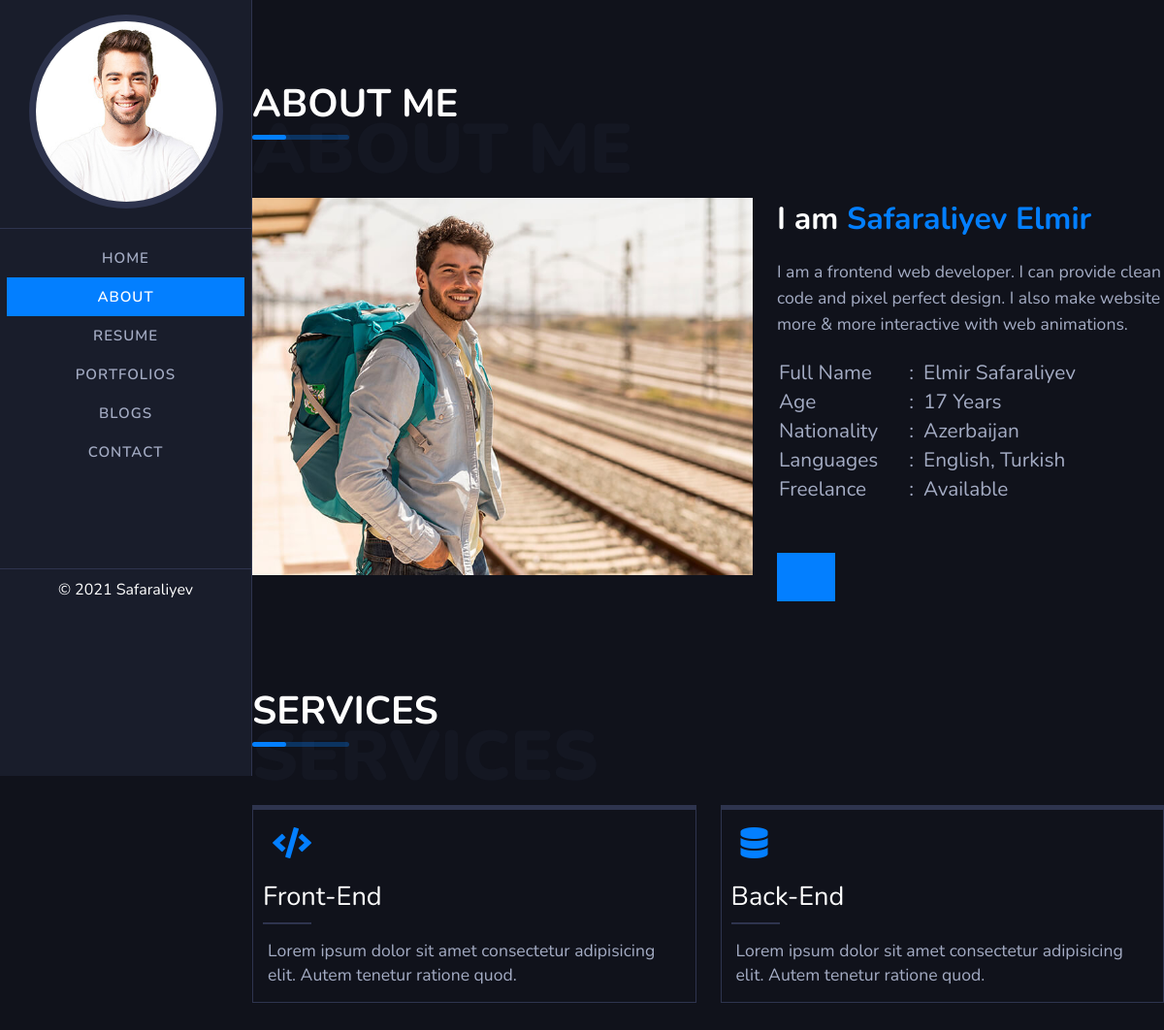
Page /about/ on the earlier database version.
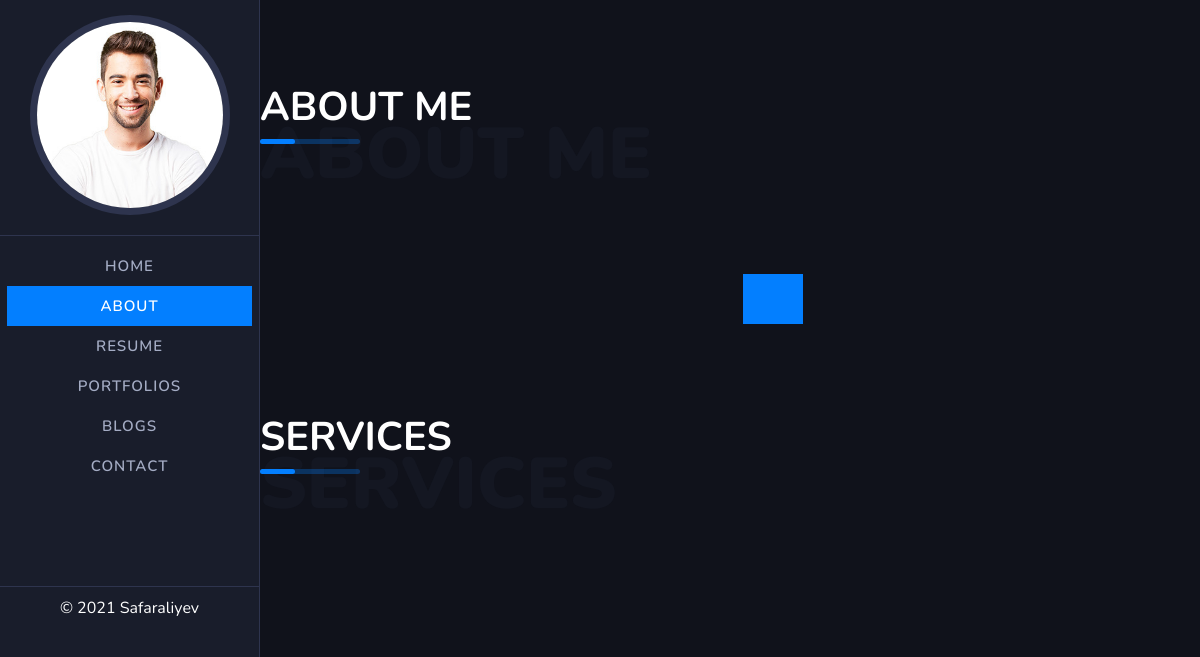
Same page on the later database version.
### aboutme/models.py (models this page shows, shortened)
class Image(models.Model):
    img = ImageField(upload_to='images')

class Main_Info(models.Model):
    name = CharField(max_length=30)
    information = CharField(max_length=300)

class Other_Info(models.Model):
    title = CharField(max_length=30)
    info = CharField(max_length=30)

class Services(models.Model):
    icon = CharField(max_length=50)
    title = CharField(max_length=50)
    subtitle = CharField(max_length=300)

### aboutme/views.py (the view)
# urls.py: path('about/',aboutme, name='about'),
def aboutme(request):
    other_infos = Other_Info.objects.all()
    main_infos = Main_Info.objects.all()
    services = Services.objects.all()
    images = Image.objects.all()
    cv = Cv.objects.all()
    context = {
        'other_infos': other_infos,
        'main_infos': main_infos,
        'about_page':'active',
        'services': services,
        'images': images,
        'cv':cv,
    }
    return render(request, 'aboutme.html', context)

### templates/aboutme.html (shortened to what this page needs)
{% extends 'layout.html' %}
{% block links %}
{% load static %}
<link rel="stylesheet" href="{% static 'css/about.css' %}">
{% endblock links %}
{% block content %}
<main>
    <div class="content">
        <section id="aboutme">
            <div class="container">
                <div class="aboutme">
                    <div class="title">
                        <h1>ABOUT ME</h1>
                        <span>ABOUT ME</span>
                    </div>
                    <div class="content-aboumtme">
                        <div class="img">
                            {% for image in images %}
                            <img src="{{image.img.url}}" alt="">
                            {% endfor %}
                        </div>
                        <div class="info">
                            {% for main_info in main_infos  %}
                            <h1>I am <span>{{main_info.name}}</span></h1>
                            <p>{{main_info.information}}</p>
                            {% endfor %}
                            <table>
                                <tbody>
                                    {% for other_info in other_infos  %}
                                    <tr>
                                        <td>{{other_info.title}}</td>
                                        <td class="info-2">{{other_info.info}}</td>
                                    </tr>
                                    {% endfor %}
                                </tbody>
                            </table>
                            <button>
                            </button>
                        </div>
                    </div>
                </div>
                <div class="services">
                    <div class="title">
                        <h1>SERVICES</h1>
                        <span>SERVICES</span>
                    </div>
                    <div class="content-services">
                        {% for service in services %}
                        <div class="service-box">
                            <div class="icon">
                                <i class="{{service.icon}}"></i>
                            </div>
                            <div class="title-service">{{service.title}}</div>
                            <p>{{service.subtitle}}</p>
                        </div>
                        {% endfor %}
                    </div>
                </div>
            </div>
        </section>
    </div>
</main>
{% endblock content %}

Differences in the rows shown:
removed Image: img (picture)
removed Main_Info: name "Safaraliyev Elmir", information "I am a frontend web developer. I can provide clean code and pixel perfect design. I also make website more & more interactive with web animations."
removed Other_Info: title "Full Name", info "Elmir Safaraliyev"
removed Other_Info: title "Age", info "17 Years"
removed Other_Info: title "Nationality", info "Azerbaijan"
removed Other_Info: title "Languages", info "English, Turkish"
removed Other_Info: title "Freelance", info "Available"
removed Services: title "Front-End", subtitle "Lorem ipsum dolor sit amet consectetur adipisicing elit. Autem tenetur ratione quod."
removed Services: title "Back-End", subtitle "Lorem ipsum dolor sit amet consectetur adipisicing elit. Autem tenetur ratione quod."
